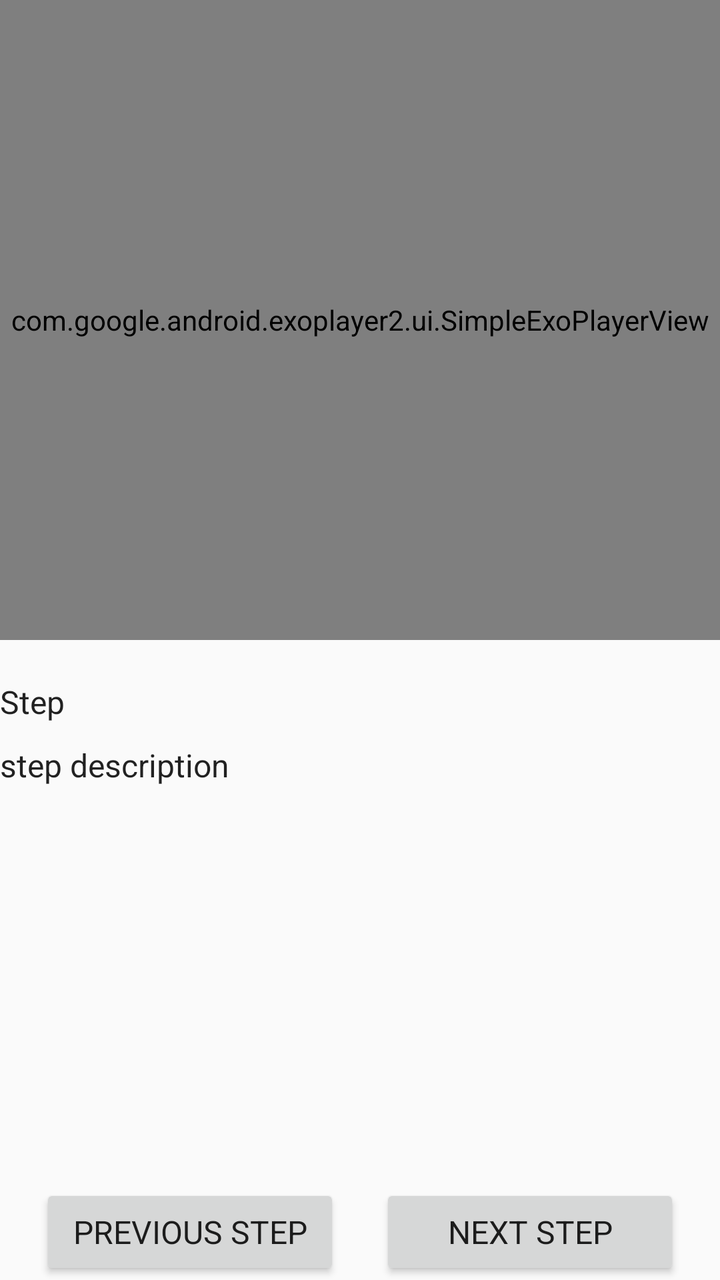
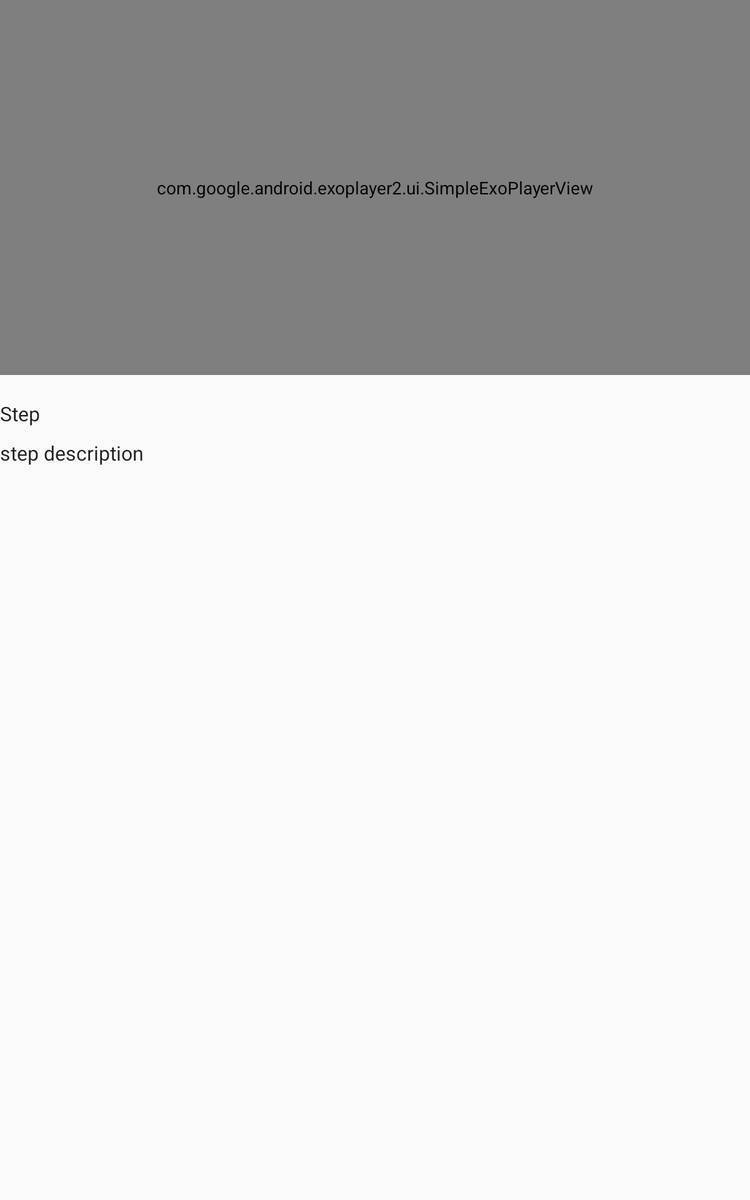

First picture: res/layout/ on a phone held upright. Second picture: the repository's own variant of that layout, on a device whose configuration matches the variant's folder. Source for both follows.
<!-- AndroidManifest.xml: activity theme DetailTheme -->
<!-- res/layout/fragment_step_detail.xml -->
<?xml version="1.0" encoding="utf-8"?>

<android.support.constraint.ConstraintLayout
    xmlns:android="http://schemas.android.com/apk/res/android"
    xmlns:app="http://schemas.android.com/apk/res-auto"
    xmlns:tools="http://schemas.android.com/tools"
    tools:context="com.udacity.jun.bakingrecipes.fragments.StepDetailFragment"
    android:layout_width="match_parent"
    android:layout_height="match_parent"
    tools:layout_editor_absoluteX="0dp"
    tools:layout_editor_absoluteY="81dp">
    <com.google.android.exoplayer2.ui.SimpleExoPlayerView
        android:id="@+id/player_view"
        android:layout_width="0dp"
        android:layout_height="0dp"
        app:resize_mode="fill"
        app:layout_constraintTop_toTopOf="parent"
        app:layout_constraintRight_toRightOf="parent"
        app:layout_constraintBottom_toTopOf="@+id/horizontal_half"
        app:layout_constraintLeft_toLeftOf="parent" />
    <android.support.constraint.Guideline
        android:id="@+id/horizontal_half"
        android:layout_width="wrap_content"
        android:layout_height="wrap_content"
        android:orientation="horizontal"
        app:layout_constraintGuide_percent="0.5"
        tools:layout_editor_absoluteX="0dp"
        tools:layout_editor_absoluteY="307dp" />
    <TextView
        android:id="@+id/single_step_detail_title"
        android:layout_width="0dp"
        android:layout_height="wrap_content"
        app:layout_constraintLeft_toLeftOf="parent"
        app:layout_constraintTop_toTopOf="@+id/horizontal_half"
        android:paddingTop="@dimen/step_title_padding_top"
        android:paddingBottom="@dimen/step_title_padding_bottom"
        android:textAppearance="@style/TextAppearance.AppCompat.Subhead"
        tools:text="@string/single_step_title"/>
    <TextView
        android:id="@+id/single_step_description"
        android:layout_width="0dp"
        android:layout_height="wrap_content"
        android:paddingTop="@dimen/step_description_padding_top"
        android:paddingBottom="@dimen/step_description_padding_bottom"
        app:layout_constraintLeft_toLeftOf="@+id/single_step_detail_title"
        app:layout_constraintTop_toBottomOf="@+id/single_step_detail_title"
        android:textAppearance="@style/TextAppearance.AppCompat.Subhead"
        tools:text="@string/fake_step_description"/>
    <Button
        android:id="@+id/previous_button"
        android:layout_width="@dimen/step_detail_button_width"
        android:layout_height="wrap_content"
        app:layout_constraintLeft_toLeftOf="parent"
        app:layout_constraintRight_toLeftOf="@+id/next_button"
        app:layout_constraintBottom_toBottomOf="parent"
        android:text="@string/previous_step_button"
        style="@style/TextAppearance.AppCompat.Subhead" />
    <Button
        android:id="@+id/next_button"
        android:layout_width="@dimen/step_detail_button_width"
        android:layout_height="wrap_content"
        app:layout_constraintTop_toTopOf="@+id/previous_button"
        app:layout_constraintLeft_toRightOf="@+id/previous_button"
        app:layout_constraintRight_toRightOf="parent"
        android:text="@string/next_step_button"
        style="@style/TextAppearance.AppCompat.Subhead" />
</android.support.constraint.ConstraintLayout>
<!-- resources referenced by this layout -->
<resources>
  <dimen name="step_description_padding_bottom">5dp</dimen>
  <dimen name="step_description_padding_top">5dp</dimen>
  <dimen name="step_detail_button_width">150dp</dimen>
  <dimen name="step_title_padding_bottom">5dp</dimen>
  <dimen name="step_title_padding_top">20dp</dimen>
  <string name="fake_step_description">step description\n\n\n</string>
  <string name="next_step_button">Next Step</string>
  <string name="previous_step_button">Previous Step</string>
  <string name="single_step_title">Step</string>
  <style name="DetailTheme" parent="Theme.AppCompat.Light.DarkActionBar">
          
          <item name="colorPrimary">@color/colorPrimary</item>
          <item name="colorPrimaryDark">@color/colorPrimaryDark</item>
          <item name="colorAccent">@color/colorAccent</item>
      </style>
  <color name="colorPrimary">#3F51B5</color>
  <color name="colorPrimaryDark">#303F9F</color>
  <color name="colorAccent">#FF4081</color>
</resources>
<!-- res/layout-sw600dp/fragment_step_detail.xml (the repository's variant of the layout above) -->
<!-- drawn on a 7-inch tablet held upright -->
<?xml version="1.0" encoding="utf-8"?>

<RelativeLayout
    xmlns:android="http://schemas.android.com/apk/res/android"
    xmlns:app="http://schemas.android.com/apk/res-auto"
    xmlns:tools="http://schemas.android.com/tools"
    tools:context="com.udacity.jun.bakingrecipes.fragments.StepDetailFragment"
    android:layout_width="match_parent"
    android:layout_height="match_parent"
    android:orientation="vertical">
    <com.google.android.exoplayer2.ui.SimpleExoPlayerView
        android:id="@+id/player_view"
        android:layout_width="match_parent"
        android:layout_height="@dimen/player_view_height"
        app:resize_mode="fill"/>
    <TextView
        android:id="@+id/single_step_detail_title"
        android:layout_width="wrap_content"
        android:layout_height="wrap_content"
        android:paddingTop="@dimen/step_title_padding_top"
        android:paddingBottom="@dimen/step_title_padding_bottom"
        android:textAppearance="@style/TextAppearance.AppCompat.Subhead"
        tools:text="@string/single_step_title"
        android:layout_below="@+id/player_view"/>
    <TextView
        android:id="@+id/single_step_description"
        android:layout_width="wrap_content"
        android:layout_height="wrap_content"
        android:paddingTop="@dimen/step_description_padding_top"
        android:paddingBottom="@dimen/step_description_padding_bottom"
        android:textAppearance="@style/TextAppearance.AppCompat.Subhead"
        tools:text="@string/fake_step_description"
        android:layout_below="@+id/single_step_detail_title"/>
</RelativeLayout>
<!-- resources referenced by the variant -->
<!-- as a 7-inch tablet held upright resolves them -->
<resources>
  <dimen name="player_view_height">300dp</dimen>
  <dimen name="step_description_padding_bottom">5dp</dimen>
  <dimen name="step_description_padding_top">5dp</dimen>
  <dimen name="step_title_padding_bottom">5dp</dimen>
  <dimen name="step_title_padding_top">20dp</dimen>
  <string name="fake_step_description">step description\n\n\n</string>
  <string name="single_step_title">Step</string>
  <style name="DetailTheme" parent="Theme.AppCompat.Light.DarkActionBar">
          
          <item name="colorPrimary">@color/colorPrimary</item>
          <item name="colorPrimaryDark">@color/colorPrimaryDark</item>
          <item name="colorAccent">@color/colorAccent</item>
      </style>
  <color name="colorPrimary">#3F51B5</color>
  <color name="colorPrimaryDark">#303F9F</color>
  <color name="colorAccent">#FF4081</color>
</resources>
